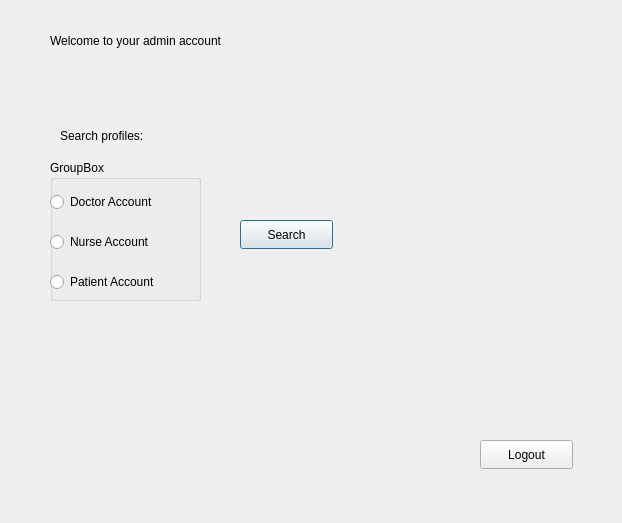
<?xml version="1.0" encoding="UTF-8"?>
<ui version="4.0">
 <class>admin</class>
 <widget class="QDialog" name="admin">
  <property name="geometry">
   <rect>
    <x>0</x>
    <y>0</y>
    <width>622</width>
    <height>523</height>
   </rect>
  </property>
  <property name="windowTitle">
   <string>Dialog</string>
  </property>
  <widget class="QPushButton" name="pushButton">
   <property name="geometry">
    <rect>
     <x>240</x>
     <y>220</y>
     <width>93</width>
     <height>29</height>
    </rect>
   </property>
   <property name="text">
    <string>Search</string>
   </property>
  </widget>
  <widget class="QLabel" name="label">
   <property name="geometry">
    <rect>
     <x>50</x>
     <y>20</y>
     <width>271</width>
     <height>41</height>
    </rect>
   </property>
   <property name="text">
    <string>Welcome to your admin account</string>
   </property>
  </widget>
  <widget class="QLabel" name="label_2">
   <property name="geometry">
    <rect>
     <x>60</x>
     <y>120</y>
     <width>121</width>
     <height>31</height>
    </rect>
   </property>
   <property name="text">
    <string>Search profiles:</string>
   </property>
  </widget>
  <widget class="QPushButton" name="pushButton_2">
   <property name="geometry">
    <rect>
     <x>480</x>
     <y>440</y>
     <width>93</width>
     <height>29</height>
    </rect>
   </property>
   <property name="text">
    <string>Logout</string>
   </property>
  </widget>
  <widget class="QGroupBox" name="groupBox">
   <property name="geometry">
    <rect>
     <x>50</x>
     <y>160</y>
     <width>151</width>
     <height>141</height>
    </rect>
   </property>
   <property name="title">
    <string>GroupBox</string>
   </property>
   <widget class="QRadioButton" name="radioButtonDoc">
    <property name="geometry">
     <rect>
      <x>0</x>
      <y>30</y>
      <width>141</width>
      <height>24</height>
     </rect>
    </property>
    <property name="text">
     <string>Doctor Account</string>
    </property>
   </widget>
   <widget class="QRadioButton" name="radioButtonNurse">
    <property name="geometry">
     <rect>
      <x>0</x>
      <y>70</y>
      <width>141</width>
      <height>24</height>
     </rect>
    </property>
    <property name="text">
     <string>Nurse Account</string>
    </property>
   </widget>
   <widget class="QRadioButton" name="radioButtonPatient">
    <property name="geometry">
     <rect>
      <x>0</x>
      <y>110</y>
      <width>141</width>
      <height>24</height>
     </rect>
    </property>
    <property name="text">
     <string>Patient Account</string>
    </property>
   </widget>
  </widget>
 </widget>
 <resources/>
 <connections/>
</ui>
